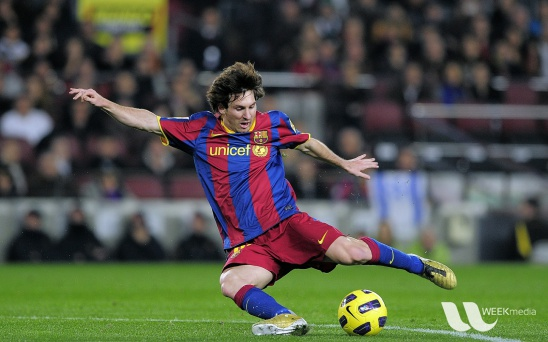
#> input picture Lab1/test_img.jpg, 548 x 342 px, given in place of Lab3_half100.png, which was not available
$ jupyter execute lab3.ipynb
#> lines starting #> are read from the running program, lines starting #| are printed output that depends on the picture; after the words box and inside, x2 and y2 are one past the last pixel; in counts of white or black regions, pixels touching at a corner belong together; pictures that were not available may be replaced by others from this repository, and a replacement may not be noted
[cell 1]
import cv2
import matplotlib.pyplot as plt

[cell 2]
img_half = cv2.imread('Lab3_half100.png', cv2.IMREAD_GRAYSCALE)
#> img_half: shape (342, 548); min 0, max 253, mean 83.3
img_chess = cv2.imread('Lab3_chess100.png', cv2.IMREAD_GRAYSCALE)
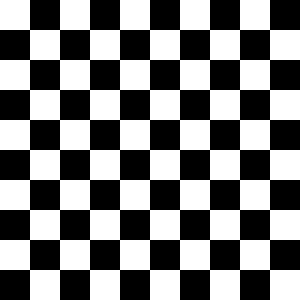
#> input picture Lab3/Lab3_chess100.png, 100 x 100 px (shown 3 times larger)
#> img_chess: shape (100, 100); values 100 (black) and 200 (white), 50% white; 1 white region, box (x1, y1, x2, y2) and area: (0, 0, 100, 100) 5000

[cell 3]
#img_half
hist_half = cv2.calcHist([img_half], [0], None, [256], [0, 256])
#> hist_half = 256 values, max 2206 at index 118, min 0 at index 251, mean 732.1
#img_chess
hist_chess = cv2.calcHist([img_chess], [0], None, [256], [0, 256])
#> hist_chess = 256 values, max 5000 at index 100, min 0 at index 0, mean 39.06

[cell 4]
plt.figure(figsize=(20,10))
plt.subplot(121)
plt.imshow(img_half, cmap='gray');
plt.subplot(122)

plt.plot(hist_half); plt.xlim([0, 255]); plt.grid(); plt.show();

plt.figure(figsize=(20,10))
plt.subplot(121)
plt.imshow(img_chess, cmap='gray');
plt.subplot(122)

plt.plot(hist_chess); plt.xlim([0, 255]); plt.grid(); plt.show();

[cell 5]
half_blur3 = cv2.blur(img_half, (3,3))
half_blur5 = cv2.blur(img_half, (5,5))
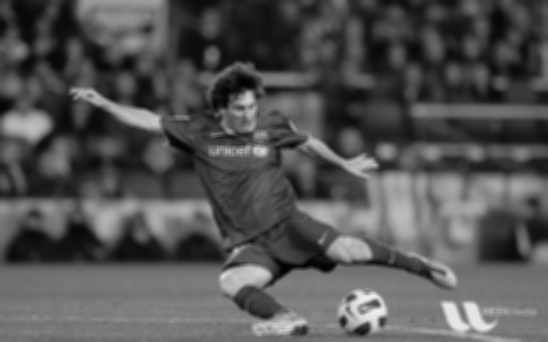
#> half_blur5: shape (342, 548); min 2, max 237, mean 83.3
half_blur9 = cv2.blur(img_half, (9,9))
half_blur15 = cv2.blur(img_half, (15,15))
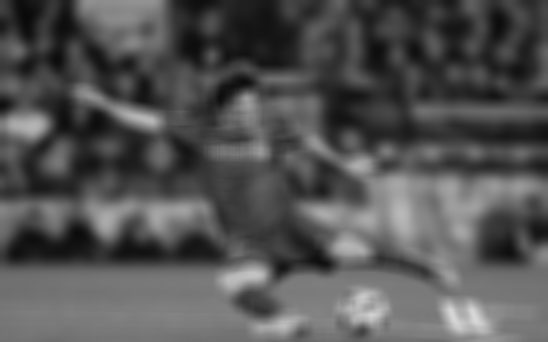
#> half_blur15: shape (342, 548); min 9, max 215, mean 83.3

chess_blur3 = cv2.blur(img_chess, (3,3))
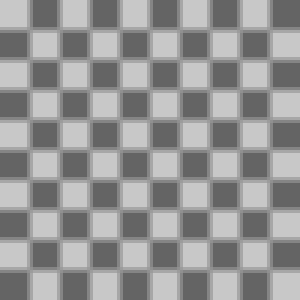
#> chess_blur3: shape (100, 100) (shown 3 times larger); min 100, max 200, mean 150
chess_blur5 = cv2.blur(img_chess, (5,5))
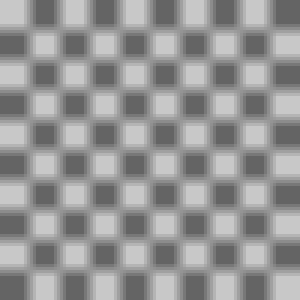
#> chess_blur5: shape (100, 100) (shown 3 times larger); min 100, max 200, mean 150
chess_blur9 = cv2.blur(img_chess, (9,9))
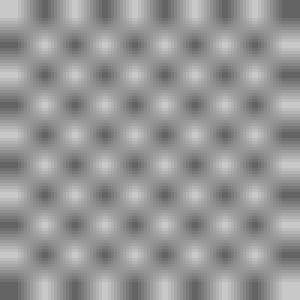
#> chess_blur9: shape (100, 100) (shown 3 times larger); min 100, max 200, mean 150
chess_blur15 = cv2.blur(img_chess, (15,15))
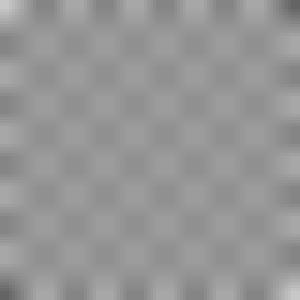
#> chess_blur15: shape (100, 100) (shown 3 times larger); min 100, max 200, mean 150

[cell 6]
half_blur3_hist = cv2.calcHist([half_blur3], [0], None, [256], [0, 256])
#> half_blur3_hist = 256 values, max 2481 at index 118, min 0 at index 0, mean 732.1
half_blur5_hist = cv2.calcHist([half_blur5], [0], None, [256], [0, 256])
#> half_blur5_hist = 256 values, max 2531 at index 120, min 0 at index 0, mean 732.1
half_blur9_hist = cv2.calcHist([half_blur9], [0], None, [256], [0, 256])
#> half_blur9_hist = 256 values, max 2601 at index 121, min 0 at index 0, mean 732.1
half_blur15_hist = cv2.calcHist([half_blur15], [0], None, [256], [0, 256])
#> half_blur15_hist = 256 values, max 2544 at index 123, min 0 at index 0, mean 732.1

chess_blur3_hist = cv2.calcHist([chess_blur3], [0], None, [256], [0, 256])
#> chess_blur3_hist = 256 values, max 3362 at index 100, min 0 at index 0, mean 39.06
chess_blur5_hist = cv2.calcHist([chess_blur5], [0], None, [256], [0, 256])
#> chess_blur5_hist = 256 values, max 2048 at index 100, min 0 at index 0, mean 39.06
chess_blur9_hist = cv2.calcHist([chess_blur9], [0], None, [256], [0, 256])
#> chess_blur9_hist = 256 values, max 666 at index 144, min 0 at index 0, mean 39.06
chess_blur15_hist = cv2.calcHist([chess_blur15], [0], None, [256], [0, 256])
#> chess_blur15_hist = 256 values, max 1286 at index 144, min 0 at index 0, mean 39.06

[cell 7]
plt.figure(figsize=(20,20))
plt.subplot(321),plt.imshow(half_blur3, cmap='gray'),plt.title('Blur 3x3')
plt.xticks([]), plt.yticks([])
plt.subplot(322)
plt.plot(half_blur3_hist); plt.xlim([0, 255]); plt.grid(); plt.show();
plt.subplot(323),plt.imshow(half_blur5, cmap='gray'),plt.title('Blur 5x5')
plt.xticks([]), plt.yticks([])
plt.subplot(324)
plt.plot(half_blur5_hist); plt.xlim([0, 255]); plt.grid(); plt.show();
plt.subplot(325),plt.imshow(half_blur9, cmap='gray'),plt.title('Blur 9x9')
plt.xticks([]), plt.yticks([])
plt.subplot(326)
plt.plot(half_blur9_hist); plt.xlim([0, 255]); plt.grid(); plt.show();
plt.subplot(321),plt.imshow(half_blur15, cmap='gray'),plt.title('Blur 15x15')
plt.xticks([]), plt.yticks([])
plt.subplot(322)
plt.plot(half_blur15_hist); plt.xlim([0, 255]); plt.grid(); plt.show();
#> after `plt.plot(half_blur15_hist)`:
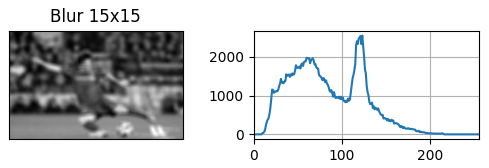
#> figure drawn by matplotlib, 2 panels; panel 2: curve peaks at x = 123, y = 2544

plt.figure(figsize=(20,20))
plt.subplot(321),plt.imshow(chess_blur3, cmap='gray'),plt.title('Blur 3x3')
plt.xticks([]), plt.yticks([])
plt.subplot(322)
plt.plot(chess_blur3_hist); plt.xlim([0, 255]); plt.grid(); plt.show();
#> after `plt.plot(chess_blur3_hist)`:
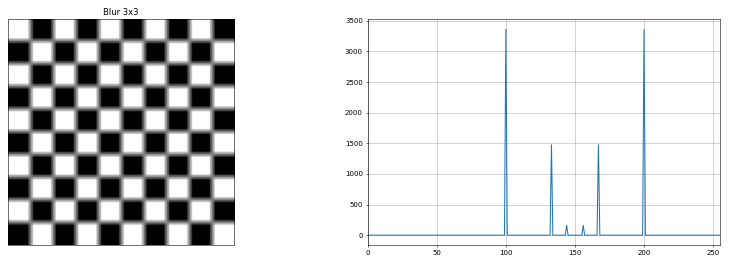
#> figure drawn by matplotlib, 2 panels; panel 2: curve peaks at x = 100, y = 3362
plt.subplot(321),plt.imshow(chess_blur5, cmap='gray'),plt.title('Blur 5x5')
plt.xticks([]), plt.yticks([])
plt.subplot(322)
plt.plot(chess_blur5_hist); plt.xlim([0, 255]); plt.grid(); plt.show();
plt.subplot(321),plt.imshow(chess_blur9, cmap='gray'),plt.title('Blur 9x9')
plt.xticks([]), plt.yticks([])
plt.subplot(322)
plt.plot(chess_blur9_hist); plt.xlim([0, 255]); plt.grid(); plt.show();
plt.subplot(321),plt.imshow(chess_blur15, cmap='gray'),plt.title('Blur 15x15')
plt.xticks([]), plt.yticks([])
plt.subplot(322)
plt.plot(chess_blur15_hist); plt.xlim([0, 255]); plt.grid(); plt.show();
#> after `plt.plot(chess_blur15_hist)`:
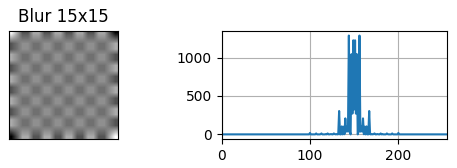
#> figure drawn by matplotlib, 2 panels; panel 2: curve peaks at x = 144, y = 1286

plt.show()
